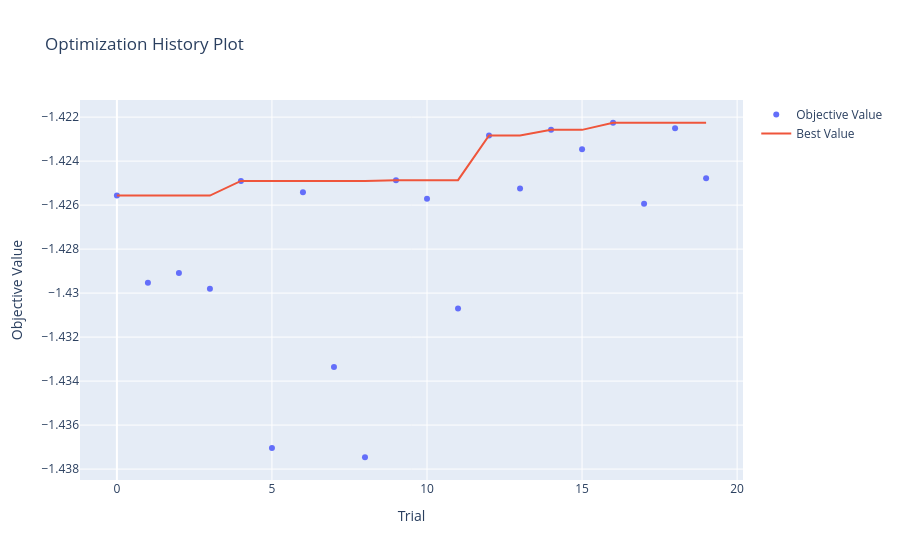

Here is the notebook cell this chart was saved with:
### Code cell
optuna.visualization.plot_optimization_history(study)

### Figure 1 — Plotly figure (JSON) as saved in the notebook; plotly's stock layout.template omitted (floating-point values rounded to 4 significant figures)
{"data": [{"mode": "markers", "name": "Objective Value", "type": "scatter", "x": [0, 1, 2, 3, 4, 5, 6, 7, 8, 9, 10, 11, 12, 13, 14, 15, 16, 17, 18, 19], "y": [-1.426, -1.43, -1.429, -1.43, -1.425, -1.437, -1.425, -1.433, -1.437, -1.425, -1.426, -1.431, -1.423, -1.425, -1.423, -1.423, -1.422, -1.426, -1.423, -1.425]}, {"mode": "lines", "name": "Best Value", "type": "scatter", "x": [0, 1, 2, 3, 4, 5, 6, 7, 8, 9, 10, 11, 12, 13, 14, 15, 16, 17, 18, 19], "y": [-1.426, -1.426, -1.426, -1.426, -1.425, -1.425, -1.425, -1.425, -1.425, -1.425, -1.425, -1.425, -1.423, -1.423, -1.423, -1.423, -1.422, -1.422, -1.422, -1.422]}, {"marker": {"color": "#cccccc"}, "mode": "markers", "name": "Infeasible Trial", "showlegend": false, "type": "scatter", "x": [], "y": []}], "layout": {"title": {"text": "Optimization History Plot"}, "xaxis": {"title": {"text": "Trial"}}, "yaxis": {"title": {"text": "Objective Value"}}}}
